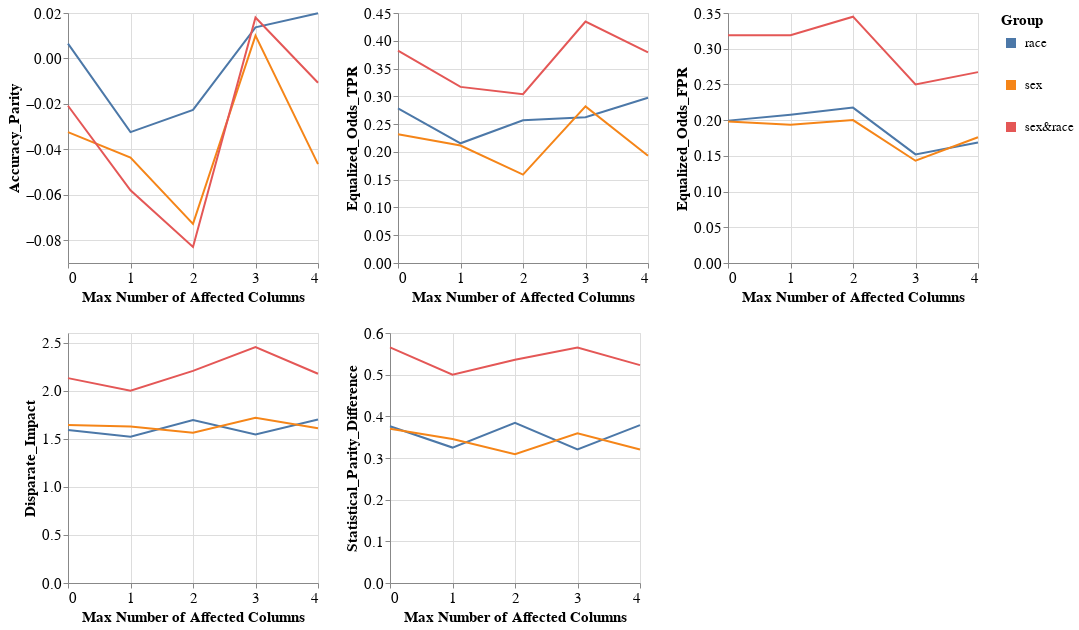

Notebook code for this chart:
### Code cell
visualizer.create_groups_grid_pct_lines_plot(model_name=MODEL_NAMES[0],
                                             target_preprocessing_technique=PREPROCESSING_TECHNIQUES[0],
                                             group_metrics_type='fairness',
                                             mode='max_num_columns')

### Figure 1 — Vega-Lite specification as saved in the notebook (floating-point values rounded to 4 significant figures)
{"config": {"view": {"continuousWidth": 400, "continuousHeight": 300}, "axis": {"labelFontSize": 15, "titleFontSize": 15}, "legend": {"labelFontSize": 13, "symbolStrokeWidth": 10, "titleFontSize": 15}}, "vconcat": [{"hconcat": [{"mark": "line", "encoding": {"color": {"field": "Group", "type": "nominal"}, "x": {"axis": {"tickMinStep": 1}, "field": "Percentage", "title": "Max Number of Affected Columns", "type": "quantitative"}, "y": {"field": "Metric_Value", "title": "Accuracy_Parity", "type": "quantitative"}}, "height": 250, "width": 250}, {"data": {"name": "data-ec29a54b888423511b1c4d62b9c2f44d"}, "mark": "line", "encoding": {"color": {"field": "Group", "type": "nominal"}, "x": {"axis": {"tickMinStep": 1}, "field": "Percentage", "title": "Max Number of Affected Columns", "type": "quantitative"}, "y": {"field": "Metric_Value", "title": "Equalized_Odds_TPR", "type": "quantitative"}}, "height": 250, "width": 250}, {"data": {"name": "data-d1a25615100628f594311a4c525aa7e1"}, "mark": "line", "encoding": {"color": {"field": "Group", "type": "nominal"}, "x": {"axis": {"tickMinStep": 1}, "field": "Percentage", "title": "Max Number of Affected Columns", "type": "quantitative"}, "y": {"field": "Metric_Value", "title": "Equalized_Odds_FPR", "type": "quantitative"}}, "height": 250, "width": 250}]}, {"hconcat": [{"mark": "line", "encoding": {"color": {"field": "Group", "type": "nominal"}, "x": {"axis": {"tickMinStep": 1}, "field": "Percentage", "title": "Max Number of Affected Columns", "type": "quantitative"}, "y": {"field": "Metric_Value", "title": "Disparate_Impact", "type": "quantitative"}}, "height": 250, "width": 250}, {"data": {"name": "data-d5dfa6fc6ee84f3cfd528c30fb2e4771"}, "mark": "line", "encoding": {"color": {"field": "Group", "type": "nominal"}, "x": {"axis": {"tickMinStep": 1}, "field": "Percentage", "title": "Max Number of Affected Columns", "type": "quantitative"}, "y": {"field": "Metric_Value", "title": "Statistical_Parity_Difference", "type": "quantitative"}}, "height": 250, "width": 250}], "data": {"name": "data-4b06660e016ce5fe53063e8a309573b4"}}], "data": {"name": "data-d54040d6685539e275ab1ead94abb068"}, "$schema": "https://vega.github.io/schema/vega-lite/v4.17.0.json", "datasets": {"data-d54040d6685539e275ab1ead94abb068": [{"Model_Name": "DecisionTreeClassifier", "Metric": "Accuracy_Parity", "Group": "race", "Metric_Value": 0.006539, "Percentage": 0.0}, {"Model_Name": "DecisionTreeClassifier", "Metric": "Accuracy_Parity", "Group": "sex", "Metric_Value": -0.03244, "Percentage": 0.0}, {"Model_Name": "DecisionTreeClassifier", "Metric": "Accuracy_Parity", "Group": "sex&race", "Metric_Value": -0.0208, "Percentage": 0.0}, {"Model_Name": "DecisionTreeClassifier", "Metric": "Accuracy_Parity", "Group": "race", "Metric_Value": -0.03239, "Percentage": 1.0}, {"Model_Name": "DecisionTreeClassifier", "Metric": "Accuracy_Parity", "Group": "sex", "Metric_Value": -0.04362, "Percentage": 1.0}, {"Model_Name": "DecisionTreeClassifier", "Metric": "Accuracy_Parity", "Group": "sex&race", "Metric_Value": -0.05798, "Percentage": 1.0}, {"Model_Name": "DecisionTreeClassifier", "Metric": "Accuracy_Parity", "Group": "race", "Metric_Value": -0.02264, "Percentage": 2.0}, {"Model_Name": "DecisionTreeClassifier", "Metric": "Accuracy_Parity", "Group": "sex", "Metric_Value": -0.07279, "Percentage": 2.0}, {"Model_Name": "DecisionTreeClassifier", "Metric": "Accuracy_Parity", "Group": "sex&race", "Metric_Value": -0.08297, "Percentage": 2.0}, {"Model_Name": "DecisionTreeClassifier", "Metric": "Accuracy_Parity", "Group": "race", "Metric_Value": 0.01367, "Percentage": 3.0}, {"Model_Name": "DecisionTreeClassifier", "Metric": "Accuracy_Parity", "Group": "sex", "Metric_Value": 0.01004, "Percentage": 3.0}, {"Model_Name": "DecisionTreeClassifier", "Metric": "Accuracy_Parity", "Group": "sex&race", "Metric_Value": 0.01803, "Percentage": 3.0}, {"Model_Name": "DecisionTreeClassifier", "Metric": "Accuracy_Parity", "Group": "race", "Metric_Value": 0.01986, "Percentage": 4.0}, {"Model_Name": "DecisionTreeClassifier", "Metric": "Accuracy_Parity", "Group": "sex", "Metric_Value": -0.04649, "Percentage": 4.0}, {"Model_Name": "DecisionTreeClassifier", "Metric": "Accuracy_Parity", "Group": "sex&race", "Metric_Value": -0.01068, "Percentage": 4.0}], "data-ec29a54b888423511b1c4d62b9c2f44d": [{"Model_Name": "DecisionTreeClassifier", "Metric": "Equalized_Odds_TPR", "Group": "race", "Metric_Value": 0.2783, "Percentage": 0.0}, {"Model_Name": "DecisionTreeClassifier", "Metric": "Equalized_Odds_TPR", "Group": "sex", "Metric_Value": 0.2318, "Percentage": 0.0}, {"Model_Name": "DecisionTreeClassifier", "Metric": "Equalized_Odds_TPR", "Group": "sex&race", "Metric_Value": 0.3824, "Percentage": 0.0}, {"Model_Name": "DecisionTreeClassifier", "Metric": "Equalized_Odds_TPR", "Group": "race", "Metric_Value": 0.2155, "Percentage": 1.0}, {"Model_Name": "DecisionTreeClassifier", "Metric": "Equalized_Odds_TPR", "Group": "sex", "Metric_Value": 0.2114, "Percentage": 1.0}, {"Model_Name": "DecisionTreeClassifier", "Metric": "Equalized_Odds_TPR", "Group": "sex&race", "Metric_Value": 0.317, "Percentage": 1.0}, {"Model_Name": "DecisionTreeClassifier", "Metric": "Equalized_Odds_TPR", "Group": "race", "Metric_Value": 0.2568, "Percentage": 2.0}, {"Model_Name": "DecisionTreeClassifier", "Metric": "Equalized_Odds_TPR", "Group": "sex", "Metric_Value": 0.1591, "Percentage": 2.0}, {"Model_Name": "DecisionTreeClassifier", "Metric": "Equalized_Odds_TPR", "Group": "sex&race", "Metric_Value": 0.3039, "Percentage": 2.0}, {"Model_Name": "DecisionTreeClassifier", "Metric": "Equalized_Odds_TPR", "Group": "race", "Metric_Value": 0.2625, "Percentage": 3.0}, {"Model_Name": "DecisionTreeClassifier", "Metric": "Equalized_Odds_TPR", "Group": "sex", "Metric_Value": 0.2818, "Percentage": 3.0}, {"Model_Name": "DecisionTreeClassifier", "Metric": "Equalized_Odds_TPR", "Group": "sex&race", "Metric_Value": 0.4346, "Percentage": 3.0}, {"Model_Name": "DecisionTreeClassifier", "Metric": "Equalized_Odds_TPR", "Group": "race", "Metric_Value": 0.2975, "Percentage": 4.0}, {"Model_Name": "DecisionTreeClassifier", "Metric": "Equalized_Odds_TPR", "Group": "sex", "Metric_Value": 0.1932, "Percentage": 4.0}, {"Model_Name": "DecisionTreeClassifier", "Metric": "Equalized_Odds_TPR", "Group": "sex&race", "Metric_Value": 0.3791, "Percentage": 4.0}], "data-d1a25615100628f594311a4c525aa7e1": [{"Model_Name": "DecisionTreeClassifier", "Metric": "Equalized_Odds_FPR", "Group": "race", "Metric_Value": 0.1993, "Percentage": 0.0}, {"Model_Name": "DecisionTreeClassifier", "Metric": "Equalized_Odds_FPR", "Group": "sex", "Metric_Value": 0.1982, "Percentage": 0.0}, {"Model_Name": "DecisionTreeClassifier", "Metric": "Equalized_Odds_FPR", "Group": "sex&race", "Metric_Value": 0.319, "Percentage": 0.0}, {"Model_Name": "DecisionTreeClassifier", "Metric": "Equalized_Odds_FPR", "Group": "race", "Metric_Value": 0.2077, "Percentage": 1.0}, {"Model_Name": "DecisionTreeClassifier", "Metric": "Equalized_Odds_FPR", "Group": "sex", "Metric_Value": 0.1934, "Percentage": 1.0}, {"Model_Name": "DecisionTreeClassifier", "Metric": "Equalized_Odds_FPR", "Group": "sex&race", "Metric_Value": 0.319, "Percentage": 1.0}, {"Model_Name": "DecisionTreeClassifier", "Metric": "Equalized_Odds_FPR", "Group": "race", "Metric_Value": 0.2176, "Percentage": 2.0}, {"Model_Name": "DecisionTreeClassifier", "Metric": "Equalized_Odds_FPR", "Group": "sex", "Metric_Value": 0.2001, "Percentage": 2.0}, {"Model_Name": "DecisionTreeClassifier", "Metric": "Equalized_Odds_FPR", "Group": "sex&race", "Metric_Value": 0.3448, "Percentage": 2.0}, {"Model_Name": "DecisionTreeClassifier", "Metric": "Equalized_Odds_FPR", "Group": "race", "Metric_Value": 0.152, "Percentage": 3.0}, {"Model_Name": "DecisionTreeClassifier", "Metric": "Equalized_Odds_FPR", "Group": "sex", "Metric_Value": 0.1432, "Percentage": 3.0}, {"Model_Name": "DecisionTreeClassifier", "Metric": "Equalized_Odds_FPR", "Group": "sex&race", "Metric_Value": 0.25, "Percentage": 3.0}, {"Model_Name": "DecisionTreeClassifier", "Metric": "Equalized_Odds_FPR", "Group": "race", "Metric_Value": 0.1687, "Percentage": 4.0}, {"Model_Name": "DecisionTreeClassifier", "Metric": "Equalized_Odds_FPR", "Group": "sex", "Metric_Value": 0.176, "Percentage": 4.0}, {"Model_Name": "DecisionTreeClassifier", "Metric": "Equalized_Odds_FPR", "Group": "sex&race", "Metric_Value": 0.2672, "Percentage": 4.0}], "data-4b06660e016ce5fe53063e8a309573b4": [{"Model_Name": "DecisionTreeClassifier", "Metric": "Disparate_Impact", "Group": "race", "Metric_Value": 1.592, "Percentage": 0.0}, {"Model_Name": "DecisionTreeClassifier", "Metric": "Disparate_Impact", "Group": "sex", "Metric_Value": 1.644, "Percentage": 0.0}, {"Model_Name": "DecisionTreeClassifier", "Metric": "Disparate_Impact", "Group": "sex&race", "Metric_Value": 2.131, "Percentage": 0.0}, {"Model_Name": "DecisionTreeClassifier", "Metric": "Disparate_Impact", "Group": "race", "Metric_Value": 1.521, "Percentage": 1.0}, {"Model_Name": "DecisionTreeClassifier", "Metric": "Disparate_Impact", "Group": "sex", "Metric_Value": 1.628, "Percentage": 1.0}, {"Model_Name": "DecisionTreeClassifier", "Metric": "Disparate_Impact", "Group": "sex&race", "Metric_Value": 2.0, "Percentage": 1.0}, {"Model_Name": "DecisionTreeClassifier", "Metric": "Disparate_Impact", "Group": "race", "Metric_Value": 1.695, "Percentage": 2.0}, {"Model_Name": "DecisionTreeClassifier", "Metric": "Disparate_Impact", "Group": "sex", "Metric_Value": 1.562, "Percentage": 2.0}, {"Model_Name": "DecisionTreeClassifier", "Metric": "Disparate_Impact", "Group": "sex&race", "Metric_Value": 2.206, "Percentage": 2.0}, {"Model_Name": "DecisionTreeClassifier", "Metric": "Disparate_Impact", "Group": "race", "Metric_Value": 1.545, "Percentage": 3.0}, {"Model_Name": "DecisionTreeClassifier", "Metric": "Disparate_Impact", "Group": "sex", "Metric_Value": 1.718, "Percentage": 3.0}, {"Model_Name": "DecisionTreeClassifier", "Metric": "Disparate_Impact", "Group": "sex&race", "Metric_Value": 2.454, "Percentage": 3.0}, {"Model_Name": "DecisionTreeClassifier", "Metric": "Disparate_Impact", "Group": "race", "Metric_Value": 1.7, "Percentage": 4.0}, {"Model_Name": "DecisionTreeClassifier", "Metric": "Disparate_Impact", "Group": "sex", "Metric_Value": 1.61, "Percentage": 4.0}, {"Model_Name": "DecisionTreeClassifier", "Metric": "Disparate_Impact", "Group": "sex&race", "Metric_Value": 2.176, "Percentage": 4.0}], "data-d5dfa6fc6ee84f3cfd528c30fb2e4771": [{"Model_Name": "DecisionTreeClassifier", "Metric": "Statistical_Parity_Difference", "Group": "race", "Metric_Value": 0.3761, "Percentage": 0.0}, {"Model_Name": "DecisionTreeClassifier", "Metric": "Statistical_Parity_Difference", "Group": "sex", "Metric_Value": 0.3705, "Percentage": 0.0}, {"Model_Name": "DecisionTreeClassifier", "Metric": "Statistical_Parity_Difference", "Group": "sex&race", "Metric_Value": 0.5654, "Percentage": 0.0}, {"Model_Name": "DecisionTreeClassifier", "Metric": "Statistical_Parity_Difference", "Group": "race", "Metric_Value": 0.325, "Percentage": 1.0}, {"Model_Name": "DecisionTreeClassifier", "Metric": "Statistical_Parity_Difference", "Group": "sex", "Metric_Value": 0.3455, "Percentage": 1.0}, {"Model_Name": "DecisionTreeClassifier", "Metric": "Statistical_Parity_Difference", "Group": "sex&race", "Metric_Value": 0.5, "Percentage": 1.0}, {"Model_Name": "DecisionTreeClassifier", "Metric": "Statistical_Parity_Difference", "Group": "race", "Metric_Value": 0.3842, "Percentage": 2.0}, {"Model_Name": "DecisionTreeClassifier", "Metric": "Statistical_Parity_Difference", "Group": "sex", "Metric_Value": 0.3091, "Percentage": 2.0}, {"Model_Name": "DecisionTreeClassifier", "Metric": "Statistical_Parity_Difference", "Group": "sex&race", "Metric_Value": 0.5359, "Percentage": 2.0}, {"Model_Name": "DecisionTreeClassifier", "Metric": "Statistical_Parity_Difference", "Group": "race", "Metric_Value": 0.3203, "Percentage": 3.0}, {"Model_Name": "DecisionTreeClassifier", "Metric": "Statistical_Parity_Difference", "Group": "sex", "Metric_Value": 0.3591, "Percentage": 3.0}, {"Model_Name": "DecisionTreeClassifier", "Metric": "Statistical_Parity_Difference", "Group": "sex&race", "Metric_Value": 0.5654, "Percentage": 3.0}, {"Model_Name": "DecisionTreeClassifier", "Metric": "Statistical_Parity_Difference", "Group": "race", "Metric_Value": 0.3788, "Percentage": 4.0}, {"Model_Name": "DecisionTreeClassifier", "Metric": "Statistical_Parity_Difference", "Group": "sex", "Metric_Value": 0.3205, "Percentage": 4.0}, {"Model_Name": "DecisionTreeClassifier", "Metric": "Statistical_Parity_Difference", "Group": "sex&race", "Metric_Value": 0.5229, "Percentage": 4.0}]}}
